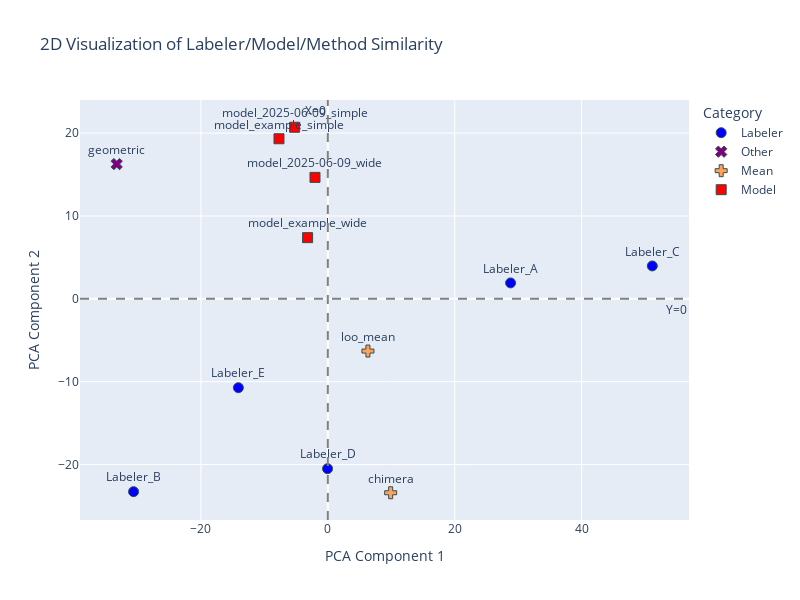

This figure's notebook cell:
### Markdown cell above
And finally, run a PCA (Principal Components Analysis) to see how much each labeler resembles eachother and the mean

### Code cell
rst.plot_PCA(evaluation_dict)

### Figure 1 — Plotly figure (JSON) as saved in the notebook; plotly's stock layout.template omitted (floating-point values rounded to 4 significant figures)
{"data": [{"hovertemplate": "<b>%{hovertext}</b><br><br>Type=Labeler<br>PCA Component 1=%{x}<br>PCA Component 2=%{y}<br>Label=%{text}<extra></extra>", "hovertext": ["Labeler_A", "Labeler_B", "Labeler_C", "Labeler_D", "Labeler_E"], "legendgroup": "Labeler", "marker": {"color": "blue", "line": {"color": "DarkSlateGrey", "width": 1}, "size": 10, "symbol": "circle"}, "mode": "markers+text", "name": "Labeler", "orientation": "v", "showlegend": true, "text": ["Labeler_A", "Labeler_B", "Labeler_C", "Labeler_D", "Labeler_E"], "textposition": "top center", "type": "scatter", "x": [28.8, -30.61, 51.14, -0.04186, -14.1], "xaxis": "x", "y": [1.92, -23.28, 3.97, -20.51, -10.73], "yaxis": "y"}, {"hovertemplate": "<b>%{hovertext}</b><br><br>Type=Other<br>PCA Component 1=%{x}<br>PCA Component 2=%{y}<br>Label=%{text}<extra></extra>", "hovertext": ["geometric"], "legendgroup": "Other", "marker": {"color": "purple", "line": {"color": "DarkSlateGrey", "width": 1}, "size": 10, "symbol": "x"}, "mode": "markers+text", "name": "Other", "orientation": "v", "showlegend": true, "text": ["geometric"], "textposition": "top center", "type": "scatter", "x": [-33.27], "xaxis": "x", "y": [16.27], "yaxis": "y"}, {"hovertemplate": "<b>%{hovertext}</b><br><br>Type=Mean<br>PCA Component 1=%{x}<br>PCA Component 2=%{y}<br>Label=%{text}<extra></extra>", "hovertext": ["chimera", "loo_mean"], "legendgroup": "Mean", "marker": {"color": "#FFA15A", "line": {"color": "DarkSlateGrey", "width": 1}, "size": 10, "symbol": "cross"}, "mode": "markers+text", "name": "Mean", "orientation": "v", "showlegend": true, "text": ["chimera", "loo_mean"], "textposition": "top center", "type": "scatter", "x": [9.902, 6.321], "xaxis": "x", "y": [-23.41, -6.305], "yaxis": "y"}, {"hovertemplate": "<b>%{hovertext}</b><br><br>Type=Model<br>PCA Component 1=%{x}<br>PCA Component 2=%{y}<br>Label=%{text}<extra></extra>", "hovertext": ["model_example_simple", "model_example_wide", "model_2025-06-09_simple", "model_2025-06-09_wide"], "legendgroup": "Model", "marker": {"color": "red", "line": {"color": "DarkSlateGrey", "width": 1}, "size": 10, "symbol": "square"}, "mode": "markers+text", "name": "Model", "orientation": "v", "showlegend": true, "text": ["model_example_simple", "model_example_wide", "model_2025-06-09_simple", "model_2025-06-09_wide"], "textposition": "top center", "type": "scatter", "x": [-7.699, -3.186, -5.23, -2.021], "xaxis": "x", "y": [19.32, 7.384, 20.71, 14.66], "yaxis": "y"}], "layout": {"annotations": [{"showarrow": false, "text": "Y=0", "x": 1, "xanchor": "right", "xref": "x domain", "y": 0, "yanchor": "top", "yref": "y"}, {"showarrow": false, "text": "X=0", "x": 0, "xanchor": "right", "xref": "x", "y": 1, "yanchor": "top", "yref": "y domain"}], "height": 600, "legend": {"title": {"text": "Category"}, "tracegroupgap": 0}, "shapes": [{"line": {"color": "gray", "dash": "dash"}, "type": "line", "x0": 0, "x1": 1, "xref": "x domain", "y0": 0, "y1": 0, "yref": "y"}, {"line": {"color": "gray", "dash": "dash"}, "type": "line", "x0": 0, "x1": 0, "xref": "x", "y0": 0, "y1": 1, "yref": "y domain"}], "showlegend": true, "title": {"text": "2D Visualization of Labeler/Model/Method Similarity"}, "width": 800, "xaxis": {"anchor": "y", "domain": [0, 1], "title": {"text": "PCA Component 1"}}, "yaxis": {"anchor": "x", "domain": [0, 1], "title": {"text": "PCA Component 2"}}}}
